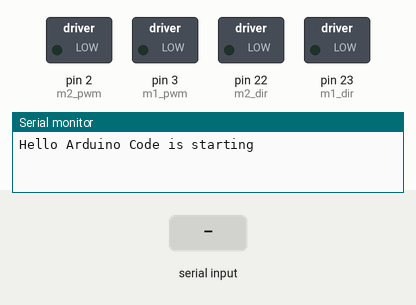
The sketch below on a simulated Arduino Mega 2560, built with avr-gcc and run on an emulated ATmega2560. Shown: switched loads named in the sketch (green lamp = pin HIGH), the last lines printed to the serial monitor. Inputs (shaded band) come from the test bench. The modem accepts every AT command (registered, SIM ready, sends succeed) and sends nothing else.

Above: at 1.2 s.
1.3 s: "1" received over Serial
At 2.9 s:
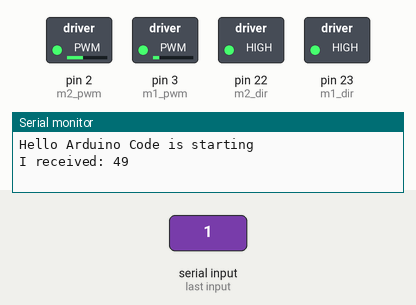
3.2 s: byte 85 (LOBOT_SERVO_FRAME_HEADER) received over Serial
At 3.57 s:
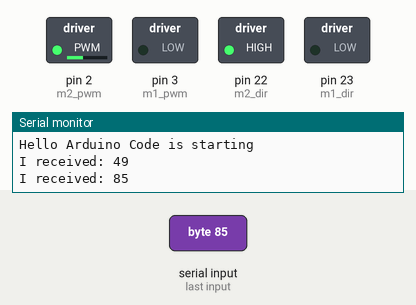
5.1 s: "0" received over Serial
At 5.25 s:
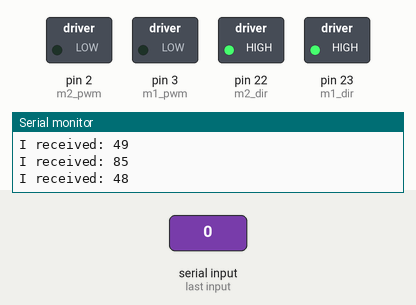
6.9 s: "2" received over Serial
At 8.3 s:
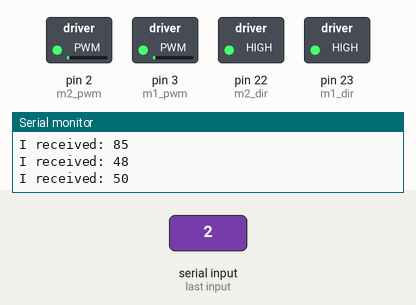
Timing chart, 0 to 9.4 s (numbered marks = the images above; inputs shaded):
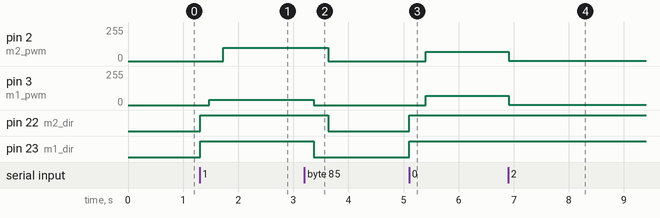

The sketch:

contigo_mp_1_arduino.ino
```cpp
#include "lobot_servo.h"

int m1_dir = 23;
int m1_pwm = 3;
int m2_dir = 22;
int m2_pwm = 2;

int incomingByte =5;
int left_v = 0;
int right_v = 0;
int des_lv = 0;
int des_rv = 0;
const int forward_speed = 70;
const int turn_speed_diff = 30;
const int acc = 1;

void setup() {
  // lobot servo motor to control the pan tilt of tablet
  Serial1.begin(115200);

  // pin mode setup
  pinMode(m1_dir, OUTPUT);
  pinMode(m1_pwm, OUTPUT);
  pinMode(m2_dir, OUTPUT);
  pinMode(m2_pwm, OUTPUT);

  // init of the pin outputs
  digitalWrite(m1_dir, LOW);
  digitalWrite(m1_pwm, LOW);
  digitalWrite(m2_dir, LOW);
  digitalWrite(m2_pwm, LOW);

  Serial.begin(57600);           // set up Serial library at 9600 bps
  Serial.println("Hello Arduino Code is starting");  // prints hello with ending line break
}

void RightWheelVel(int v)  // v needs to be between -255 to 255
{
  if (v>0)
  {
    digitalWrite(m2_dir, HIGH);
    analogWrite(m2_pwm, v);
  }
  else
  {
    digitalWrite(m2_dir, LOW);
    analogWrite(m2_pwm, -v);
  }
}

void LeftWheelVel(int v)  // v needs to be between -255 to 255
{
  if (v>0)
  {
    digitalWrite(m1_dir, HIGH);
    analogWrite(m1_pwm, v);
  }
  else
  {
    digitalWrite(m1_dir, LOW);
    analogWrite(m1_pwm, -v);
  }
}

void WheelVel(int right_v, int left_v)
{
  RightWheelVel(right_v);
  LeftWheelVel(left_v);
}

int pan_ang = 500;
int tilt_ang = 600;
int stepsize_tablet_mount_movement = 1;

void loop() {
  int i = 0;
  int d = 4;

  int cmd_tab_mount = incomingByte/10;
  int cmd_wheel = incomingByte%10;

    // put your main code here, to run repeatedly:

  switch (cmd_tab_mount)
  {
    case 7:
      pan_ang = pan_ang + stepsize_tablet_mount_movement;
      tilt_ang = tilt_ang + stepsize_tablet_mount_movement;
      break;
    case 8:
      tilt_ang = tilt_ang + stepsize_tablet_mount_movement;
      break;
    case 9:
      pan_ang = pan_ang - stepsize_tablet_mount_movement;
      tilt_ang = tilt_ang + stepsize_tablet_mount_movement;
      break;
    case 4:
      pan_ang = pan_ang + stepsize_tablet_mount_movement;
      break;
    case 5:
      break;
    case 6:
      pan_ang = pan_ang - stepsize_tablet_mount_movement;
      break;
    case 1:
      pan_ang = pan_ang + stepsize_tablet_mount_movement;
      tilt_ang = tilt_ang - stepsize_tablet_mount_movement;
      break;
    case 2:
      tilt_ang = tilt_ang - stepsize_tablet_mount_movement;
      break;
    case 3:
      pan_ang = pan_ang - stepsize_tablet_mount_movement;
      tilt_ang = tilt_ang - stepsize_tablet_mount_movement;
      break;
    case 0:
      pan_ang = 500;
      tilt_ang = 600;
      break;
  }
  LobotSerialServoMove(Serial1, ID1, pan_ang, 30);
  LobotSerialServoMove(Serial1, ID2, tilt_ang, 30);

  switch (cmd_wheel)
  {
    case 7:    // your hand is on the sensor
      des_rv = forward_speed + turn_speed_diff;
      des_lv = forward_speed - turn_speed_diff;
      break;
    case 8:    // your hand is on the sensor
      des_rv = forward_speed;
      des_lv = forward_speed;
      break;
    case 9:    // your hand is on the sensor
      des_rv = forward_speed - turn_speed_diff;
      des_lv = forward_speed + turn_speed_diff;
      break;
    case 4:    // your hand is on the sensor
      des_rv = forward_speed;
      des_lv = -forward_speed;
      break;
    case 5:    // your hand is on the sensor
      des_rv = 0;
      des_lv = 0;
      break;
    case 6:    // your hand is on the sensor
      des_rv = -forward_speed;
      des_lv = forward_speed;
      break;
    case 1:    // your hand is on the sensor
      des_rv = -forward_speed - turn_speed_diff;
      des_lv = -forward_speed + turn_speed_diff;
      break;
    case 2:    // your hand is on the sensor
      des_rv = -forward_speed;
      des_lv = -forward_speed;
      break;
    case 3:    // your hand is on the sensor
      des_rv = -forward_speed + turn_speed_diff;
      des_lv = -forward_speed - turn_speed_diff;
      break;
    case 0:
      left_v = 0;
      right_v = 0;
  }

  if(left_v > des_lv) left_v = left_v - acc;
  if(left_v < des_lv) left_v = left_v + acc;
  if(right_v > des_rv) right_v = right_v - acc;
  if(right_v < des_rv) right_v = right_v + acc;

  WheelVel(left_v, right_v);
  if (Serial.available() > 0)
  {
    // read the incoming byte:
    incomingByte = Serial.read();

    // say what you got:
    Serial.print("I received: ");
    Serial.println(incomingByte, DEC);
  }

  delay(d);
}
```

lobot_servo.cpp
```cpp
#include "lobot_servo.h"

byte LobotCheckSum(byte buf[])
{
  byte i;
  uint16_t temp = 0;
  for (i = 2; i < buf[3] + 2; i++) {
    temp += buf[i];
  }
  temp = ~temp;
  i = (byte)temp;
  return i;
}

void LobotSerialServoMove(HardwareSerial &SerialX, uint8_t id, int16_t position, uint16_t time)
{
  byte buf[10];
  if(position < 0)
    position = 0;
  if(position > 1000)
    position = 1000;
  buf[0] = buf[1] = LOBOT_SERVO_FRAME_HEADER;
  buf[2] = id;
  buf[3] = 7;
  buf[4] = LOBOT_SERVO_MOVE_TIME_WRITE;
  buf[5] = GET_LOW_BYTE(position);
  buf[6] = GET_HIGH_BYTE(position);
  buf[7] = GET_LOW_BYTE(time);
  buf[8] = GET_HIGH_BYTE(time);
  buf[9] = LobotCheckSum(buf);
  SerialX.write(buf, 10);
}

void LobotSerialServoStopMove(HardwareSerial &SerialX, uint8_t id)
{
  byte buf[6];
  buf[0] = buf[1] = LOBOT_SERVO_FRAME_HEADER;
  buf[2] = id;
  buf[3] = 3;
  buf[4] = LOBOT_SERVO_MOVE_STOP;
  buf[5] = LobotCheckSum(buf);
  SerialX.write(buf, 6);
}

void LobotSerialServoSetID(HardwareSerial &SerialX, uint8_t oldID, uint8_t newID)
{
  byte buf[7];
  buf[0] = buf[1] = LOBOT_SERVO_FRAME_HEADER;
  buf[2] = oldID;
  buf[3] = 4;
  buf[4] = LOBOT_SERVO_ID_WRITE;
  buf[5] = newID;
  buf[6] = LobotCheckSum(buf);
  SerialX.write(buf, 7);

#ifdef LOBOT_DEBUG
  Serial.println("LOBOT SERVO ID WRITE");
  int debug_value_i = 0;
  for (debug_value_i = 0; debug_value_i < buf[3] + 3; debug_value_i++)
  {
    Serial.print(buf[debug_value_i], HEX);
    Serial.print(":");
  }
  Serial.println(" ");
#endif

}

void LobotSerialServoSetMode(HardwareSerial &SerialX, uint8_t id, uint8_t Mode, int16_t Speed)
{
  byte buf[10];

  buf[0] = buf[1] = LOBOT_SERVO_FRAME_HEADER;
  buf[2] = id;
  buf[3] = 7;
  buf[4] = LOBOT_SERVO_OR_MOTOR_MODE_WRITE;
  buf[5] = Mode;
  buf[6] = 0;
  buf[7] = GET_LOW_BYTE((uint16_t)Speed);
  buf[8] = GET_HIGH_BYTE((uint16_t)Speed);
  buf[9] = LobotCheckSum(buf);

#ifdef LOBOT_DEBUG
  Serial.println("LOBOT SERVO Set Mode");
  int debug_value_i = 0;
  for (debug_value_i = 0; debug_value_i < buf[3] + 3; debug_value_i++)
  {
    Serial.print(buf[debug_value_i], HEX);
    Serial.print(":");
  }
  Serial.println(" ");
#endif

  SerialX.write(buf, 10);
}
void LobotSerialServoLoad(HardwareSerial &SerialX, uint8_t id)
{
  byte buf[7];
  buf[0] = buf[1] = LOBOT_SERVO_FRAME_HEADER;
  buf[2] = id;
  buf[3] = 4;
  buf[4] = LOBOT_SERVO_LOAD_OR_UNLOAD_WRITE;
  buf[5] = 1;
  buf[6] = LobotCheckSum(buf);

  SerialX.write(buf, 7);

#ifdef LOBOT_DEBUG
  Serial.println("LOBOT SERVO LOAD WRITE");
  int debug_value_i = 0;
  for (debug_value_i = 0; debug_value_i < buf[3] + 3; debug_value_i++)
  {
    Serial.print(buf[debug_value_i], HEX);
    Serial.print(":");
  }
  Serial.println(" ");
#endif

}

void LobotSerialServoUnload(HardwareSerial &SerialX, uint8_t id)
{
  byte buf[7];
  buf[0] = buf[1] = LOBOT_SERVO_FRAME_HEADER;
  buf[2] = id;
  buf[3] = 4;
  buf[4] = LOBOT_SERVO_LOAD_OR_UNLOAD_WRITE;
  buf[5] = 0;
  buf[6] = LobotCheckSum(buf);

  SerialX.write(buf, 7);

#ifdef LOBOT_DEBUG
  Serial.println("LOBOT SERVO LOAD WRITE");
  int debug_value_i = 0;
  for (debug_value_i = 0; debug_value_i < buf[3] + 3; debug_value_i++)
  {
    Serial.print(buf[debug_value_i], HEX);
    Serial.print(":");
  }
  Serial.println(" ");
#endif
}


int LobotSerialServoReceiveHandle(HardwareSerial &SerialX, byte *ret)
{
  bool frameStarted = false;
  bool receiveFinished = false;
  byte frameCount = 0;
  byte dataCount = 0;
  byte dataLength = 2;
  byte rxBuf;
  byte recvBuf[32];
  byte i;

  while (SerialX.available()) {
    rxBuf = SerialX.read();
    delayMicroseconds(100);
    if (!frameStarted) {
      if (rxBuf == LOBOT_SERVO_FRAME_HEADER) {
        frameCount++;
        if (frameCount == 2) {
          frameCount = 0;
          frameStarted = true;
          dataCount = 1;
        }
      }
      else {
        frameStarted = false;
        dataCount = 0;
        frameCount = 0;
      }
    }
    if (frameStarted) {
      recvBuf[dataCount] = (uint8_t)rxBuf;
      if (dataCount == 3) {
        dataLength = recvBuf[dataCount];
        if (dataLength < 3 || dataCount > 7) {
          dataLength = 2;
          frameStarted = false;
        }
      }
      dataCount++;
      if (dataCount == dataLength + 3) {

#ifdef LOBOT_DEBUG
        Serial.print("RECEIVE DATA:");
        for (i = 0; i < dataCount; i++) {
          Serial.print(recvBuf[i], HEX);
          Serial.print(":");
        }
        Serial.println(" ");
#endif

        if (LobotCheckSum(recvBuf) == recvBuf[dataCount - 1]) {

#ifdef LOBOT_DEBUG
          Serial.println("Check SUM OK!!");
          Serial.println("");
#endif

          frameStarted = false;
          memcpy(ret, recvBuf + 4, dataLength);
          return 1;
        }
        return -1;
      }
    }
  }
}


int LobotSerialServoReadPosition(HardwareSerial &SerialX, uint8_t id)
{
  int count = 10000;
  int ret;
  byte buf[6];

  buf[0] = buf[1] = LOBOT_SERVO_FRAME_HEADER;
  buf[2] = id;
  buf[3] = 3;
  buf[4] = LOBOT_SERVO_POS_READ;
  buf[5] = LobotCheckSum(buf);

#ifdef LOBOT_DEBUG
  Serial.println("LOBOT SERVO Pos READ");
  int debug_value_i = 0;
  for (debug_value_i = 0; debug_value_i < buf[3] + 3; debug_value_i++)
  {
    Serial.print(buf[debug_value_i], HEX);
    Serial.print(":");
  }
  Serial.println(" ");
#endif

  while (SerialX.available())
    SerialX.read();

  SerialX.write(buf, 6);

  while (!SerialX.available()) {
    count -= 1;
    if (count < 0)
      return -2048;
  }

  if (LobotSerialServoReceiveHandle(SerialX, buf) > 0)
    ret = (int16_t)BYTE_TO_HW(buf[2], buf[1]);
  else
    ret = -2048;

#ifdef LOBOT_DEBUG
  Serial.println(ret);
#endif
  return ret;
}
int LobotSerialServoReadVin(HardwareSerial &SerialX, uint8_t id)
{
  int count = 10000;
  int ret;
  byte buf[6];

  buf[0] = buf[1] = LOBOT_SERVO_FRAME_HEADER;
  buf[2] = id;
  buf[3] = 3;
  buf[4] = LOBOT_SERVO_VIN_READ;
  buf[5] = LobotCheckSum(buf);

#ifdef LOBOT_DEBUG
  Serial.println("LOBOT SERVO VIN READ");
  int debug_value_i = 0;
  for (debug_value_i = 0; debug_value_i < buf[3] + 3; debug_value_i++)
  {
    Serial.print(buf[debug_value_i], HEX);
    Serial.print(":");
  }
  Serial.println(" ");
#endif

  while (SerialX.available())
    SerialX.read();

  SerialX.write(buf, 6);

  while (!SerialX.available()) {
    count -= 1;
    if (count < 0)
      return -2048;
  }

  if (LobotSerialServoReceiveHandle(SerialX, buf) > 0)
    ret = (int16_t)BYTE_TO_HW(buf[2], buf[1]);
  else
    ret = -2049;

#ifdef LOBOT_DEBUG
  Serial.println(ret);
#endif
  return ret;
}
```

lobot_servo.h
```cpp
#ifndef LOBOT_SERVO_H
#define LOBOT_SERVO_H

#include "Arduino.h"

#define ID1   1
#define ID2   2

#define GET_LOW_BYTE(A) (uint8_t)((A))
//宏函数 获得A的低八位
#define GET_HIGH_BYTE(A) (uint8_t)((A) >> 8)
//宏函数 获得A的高八位
#define BYTE_TO_HW(A, B) ((((uint16_t)(A)) << 8) | (uint8_t)(B))
//宏函数 以A为高八位 B为低八位 合并为16位整形

#define LOBOT_SERVO_FRAME_HEADER         0x55
#define LOBOT_SERVO_MOVE_TIME_WRITE      1
#define LOBOT_SERVO_MOVE_TIME_READ       2
#define LOBOT_SERVO_MOVE_TIME_WAIT_WRITE 7
#define LOBOT_SERVO_MOVE_TIME_WAIT_READ  8
#define LOBOT_SERVO_MOVE_START           11
#define LOBOT_SERVO_MOVE_STOP            12
#define LOBOT_SERVO_ID_WRITE             13
#define LOBOT_SERVO_ID_READ              14
#define LOBOT_SERVO_ANGLE_OFFSET_ADJUST  17
#define LOBOT_SERVO_ANGLE_OFFSET_WRITE   18
#define LOBOT_SERVO_ANGLE_OFFSET_READ    19
#define LOBOT_SERVO_ANGLE_LIMIT_WRITE    20
#define LOBOT_SERVO_ANGLE_LIMIT_READ     21
#define LOBOT_SERVO_VIN_LIMIT_WRITE      22
#define LOBOT_SERVO_VIN_LIMIT_READ       23
#define LOBOT_SERVO_TEMP_MAX_LIMIT_WRITE 24
#define LOBOT_SERVO_TEMP_MAX_LIMIT_READ  25
#define LOBOT_SERVO_TEMP_READ            26
#define LOBOT_SERVO_VIN_READ             27
#define LOBOT_SERVO_POS_READ             28
#define LOBOT_SERVO_OR_MOTOR_MODE_WRITE  29
#define LOBOT_SERVO_OR_MOTOR_MODE_READ   30
#define LOBOT_SERVO_LOAD_OR_UNLOAD_WRITE 31
#define LOBOT_SERVO_LOAD_OR_UNLOAD_READ  32
#define LOBOT_SERVO_LED_CTRL_WRITE       33
#define LOBOT_SERVO_LED_CTRL_READ        34
#define LOBOT_SERVO_LED_ERROR_WRITE      35
#define LOBOT_SERVO_LED_ERROR_READ       36

#define LOBOT_DEBUG 1  /*调试是用，打印调试数据*/

byte LobotCheckSum(byte buf[]);
void LobotSerialServoMove(HardwareSerial &SerialX, uint8_t id, int16_t position, uint16_t time);
void LobotSerialServoStopMove(HardwareSerial &SerialX, uint8_t id);
void LobotSerialServoSetID(HardwareSerial &SerialX, uint8_t oldID, uint8_t newID);
void LobotSerialServoSetMode(HardwareSerial &SerialX, uint8_t id, uint8_t Mode, int16_t Speed);
void LobotSerialServoLoad(HardwareSerial &SerialX, uint8_t id);
void LobotSerialServoUnload(HardwareSerial &SerialX, uint8_t id);
int LobotSerialServoReceiveHandle(HardwareSerial &SerialX, byte *ret);
int LobotSerialServoReadPosition(HardwareSerial &SerialX, uint8_t id);
int LobotSerialServoReadVin(HardwareSerial &SerialX, uint8_t id);


#endif
```

Measured:
- after the input at 1.3 s, pin 2 (m2_pwm): 0/255 → 100/255 after 0.43 s; pin 3 (m1_pwm): 0/255 → 40/255 after 0.17 s; pin 22 (m2_dir), pin 23 (m1_dir): LOW → HIGH at once
- after the input at 3.2 s, pin 2 (m2_pwm): 100/255 → 0/255 after 0.43 s; pin 3 (m1_pwm): 40/255 → 0/255 after 0.17 s; pin 22 (m2_dir): HIGH → LOW after 0.43 s; pin 23 (m1_dir): HIGH → LOW after 0.17 s
- after the input at 5.1 s, pin 2 (m2_pwm), pin 3 (m1_pwm): 0/255 → 70/255 after 0.30 s; pin 22 (m2_dir), pin 23 (m1_dir): LOW → HIGH at once
- after the input at 6.9 s, pin 2 (m2_pwm), pin 3 (m1_pwm): 70/255 → 1/255 at once
